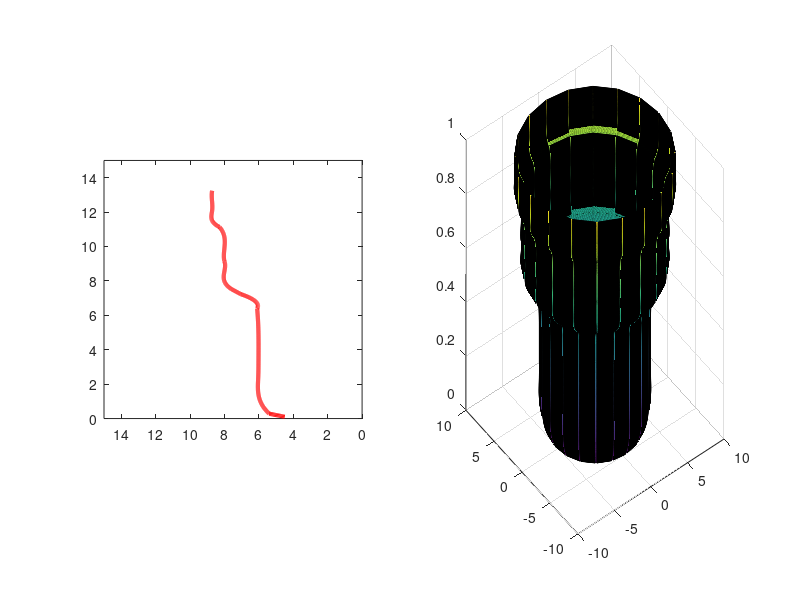

Source code (MATLAB):
%puntos X
Px = [0.102; %C- 1
    0.282; %D- 2
    1.124; %E - 3
    2.346; %F - 4
    3.488; %G - 5
    4.690; %H - 6
    6.393; %I - 7
    6.977; %J - 8
    7.232; %K - 9
    7.526; %L - 10
    8; %M - 11
    8.505; %N - 12
    9.171; %O- 13
    9.798; %P- 14
    10.60; %Q-15
    11.13; %R - 16
    11.502; %S - 17
    12.0702; %T- 18
    12.579; %U - 19
    13.245 %V - 20
    ];


%puntos Y
Py = [4.497; %C- 1
    5.398; %D- 2
    5.959; %E - 3
    6.039; %F - 4
    6.0199; %G - 5
    6.0199; %H - 6
    6.0999; %I - 7
    6.445; %J - 8
    7.052; %K - 9
    7.6; %L - 10
    8.0121; %M - 11
    8.0121; %N - 12
    8.0121; %O- 13
    8.0121; %P- 14
    8.0121; %Q-15
    8.286; %R - 16
    8.717; %S - 17
    8.717; %T- 18
    8.717; %U - 19
    8.717 %V - 20
    ];

hold on
delta = 0.01;

%función 1 fx
x = [Px(1), Px(2)];
y = [Py(1), Py(2)];
x1= Px(1) : delta : Px(2);
y1= spline(x, y, x1);

%función 2 gx
x = [Px(2), Px(3), Px(4), Px(5), Px(6), Px(7)];
y = [Py(2), Py(3), Py(4), Py(5), Py(6), Py(7)];
x2= Px(2) : delta : Px(7);
y2= spline(x, y, x2);

%función 3 hx
x = [Px(7), Px(8), Px(9)];
y = [Py(7), Py(8), Py(9)];
x3= Px(7) : delta : Px(9);
y3= spline(x, y, x3);

%función 4 px
x = [Px(9), Px(10)];
y = [Py(9), Py(10)];
x4= Px(9) : delta : Px(10);
y4= spline(x, y, x4);

%función 5 qx
x = [Px(10), Px(11), Px(12), Px(13)];
y = [Py(10), Py(11), Py(12), Py(13)]; % ERROR ACA
x5= Px(10) : delta : Px(13);
y5= spline(x, y, x5);

%función 6 rx
x = [Px(13), Px(14), Px(15), Px(16)];
y = [Py(13), Py(14), Py(15), Py(16)];
x6= Px(13) : delta : Px(16);
y6= spline(x, y, x6);

%función 7 sx
x = [Px(16), Px(17), Px(18), Px(19), Px(20)];
y = [Py(16), Py(17), Py(18), Py(19), Py(20)];
x7= Px(16) : delta : Px(20);
y7= spline(x, y, x7);

plot(x1, y1, 'r', 'LineWidth',3)
plot(x2, y2, 'm', 'LineWidth',3)
plot(x3, y3, 'c', 'LineWidth',3)
plot(x4, y4, 'k', 'LineWidth',3)
plot(x5, y5, 'r', 'LineWidth',3)
plot(x6, y6, 'y', 'LineWidth',3)
plot(x7, y7, 'y', 'LineWidth',3)

X = [x1, x2, x3, x4, x5, x6, x7];
Y = [y1, y2, y3, y4, y5, y6, y7]; % ERROR ACA

%grafica 2d
subplot(1, 2, 1)
plot(X, Y, 'r', 'LineWidth', 3)
xlim([0 15])
ylim([0 15])
camroll(90)

%grafica 3d
subplot(1, 2, 2)
cylinder(Y)
